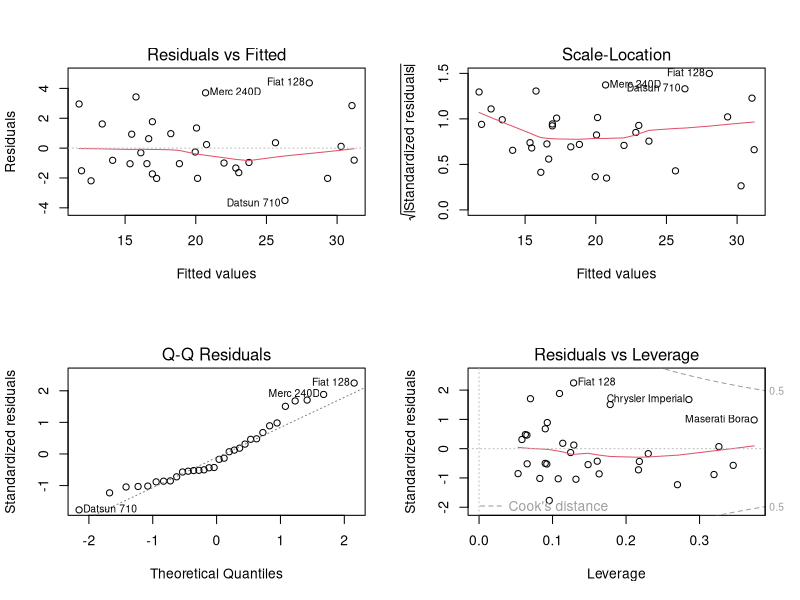
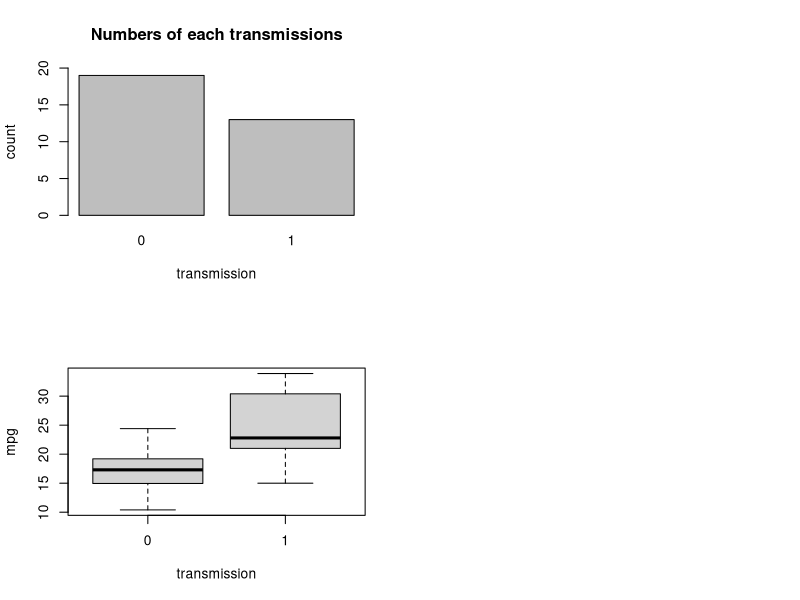

Write the R code that produced these figures, in order. (Note: this script raises an error after producing the figures.)
## ---- chunk 1
knitr::opts_chunk$set(echo = TRUE)
## ---- chunk 2
data(mtcars)
attach(mtcars)
library(corrplot)
## ---- chunk 3
mtcars$cyl <- as.factor(cyl)
mtcars$vs <- as.factor(vs)
mtcars$am <- as.factor(am)
mtcars$gear <- as.factor(gear)
mtcars$carb <- as.factor(carb)
## ---- chunk 4
## Showing the structure and summary of the data set
str(mtcars)
summary(mtcars)

## Showing first 6 lines of the data set
head(mtcars)
## ---- chunk 5
tt <- t.test(mpg ~ am)
tt
## ---- chunk 6
fit1 <- lm(mpg ~., data = mtcars)
summary(fit1)
## ---- chunk 7
fit2 <- lm(mpg ~ wt + qsec + am, data = mtcars)
summary(fit2)
## ---- chunk 8
fit3 <- lm(mpg ~ wt + qsec + am + wt:am, data = mtcars)
summary(fit3)
## ---- chunk 9
fit4 <- lm(mpg ~ am, data = mtcars)
summary(fit4)
## ---- chunk 10
anova(fit1,fit2,fit3,fit4)
## ---- chunk 11
summary(fit3)$coef
confint(fit3)
## ---- chunk 12
par(mfcol = c(2,2))
plot(fit3)
## ---- chunk 13
barplot(table(am), xlab = "transmission", ylab = "count", ylim = c(0,20), main = "Numbers of each transmissions")
## ---- chunk 14
boxplot(mpg ~ am, xlab = "transmission", ylab = "mpg")
## ---- chunk 15
data(mtcars)
m <- mtcars[-1]
m <- cor(m)
corrplot(m, method = "circle")
